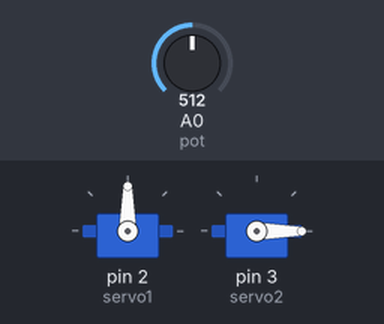
Bench run of a sketch on a simulated Arduino Uno, built with avr-gcc and run on an emulated ATmega328P. Parts: 2 × servo. Inputs (shaded band) come from the test bench; at power-on: A0 (pot) = 512.

Above: at 4.9 s.
5.0 s: A0 (pot) set to 716
At 10.1 s:
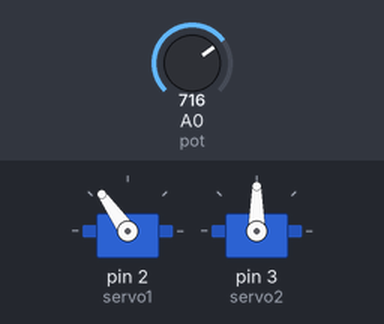
14.5 s: A0 (pot) set to 900
At 18.7 s:
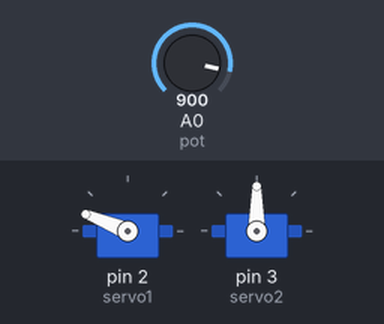
24.0 s: A0 (pot) set to 1023
At 26.2 s:
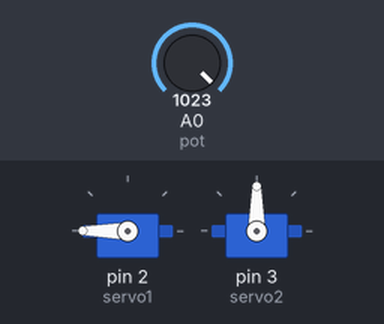
33.3 s: A0 (pot) set to 306
At 39.2 s:
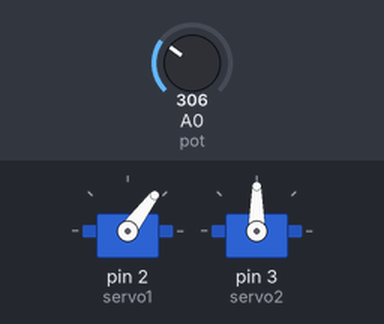
42.8 s: A0 (pot) set to 122
At 46.7 s:
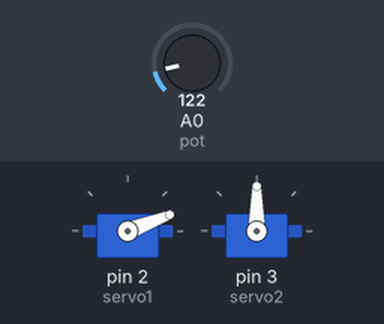
Timing chart, 0 to 53.3 s (numbered marks = the images above; inputs shaded):
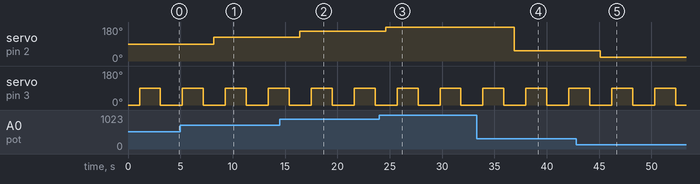

Measured:
- after the input at 5.0 s, servo on pin 2 (servo1): 90° → 125° after 3.2 s
- after the input at 14.5 s, servo on pin 2 (servo1): 125° → 158° after 1.9 s
- after the input at 24.0 s, servo on pin 2 (servo1): 158° → 180° after 0.60 s
- after the input at 33.3 s, servo on pin 2 (servo1): 180° → 53° after 3.6 s
- after the input at 42.8 s, servo on pin 2 (servo1): 53° → 21° after 2.3 s
- by itself, servo on pin 3 (servo2): alternates 90° for 2.0 s and 0° for 2.1 s

The sketch:

microservo.ino
```cpp
#include <Servo.h>

#define pot A0

Servo servo1;
Servo servo2;
int angleServo1;
int angleServo2;


void setup(){
  servo1.attach(2);
  servo2.attach(3);
  angleServo1 = 0;
  angleServo2 = 0;
  servo1.write(angleServo1);
  servo2.write(angleServo2);
}

void loop(){
  angleServo1 = map(analogRead(pot), 0, 1023, 0, 180);
  servo1.write(angleServo1);
  delay(100);

  delay(1000);
  angleServo2 = 90;
  servo2.write(angleServo2);
  delay(1000);
  angleServo2 = 180;
  servo2.write(angleServo2);
  angleServo2 = 90;
  servo2.write(angleServo2);
  delay(1000);

  angleServo2 = 0;
  servo2.write(angleServo2);
  delay(1000);
}
```
